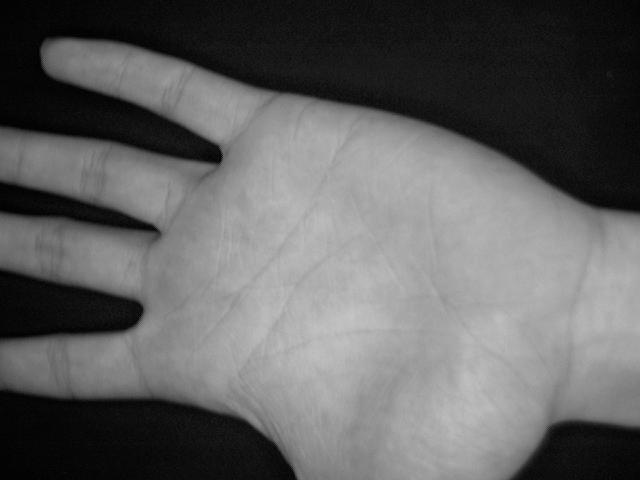
#> input picture palms_data_10/0001/0001_m_l_01.jpg, 640 x 480 px; its folder holds only this picture in this run
$ python -i functions.py   (imports and definitions only)
#> lines starting #> are read from the running program, lines starting #| are printed output that depends on the picture; after the words box and inside, x2 and y2 are one past the last pixel; in counts of white or black regions, pixels touching at a corner belong together
#> further down, picture is the input picture: shape (480, 640); min 0, max 197, mean 97.8
import os
import numpy as np
import matplotlib.pyplot as plt
import matplotlib.patches as mpatches
import math

import skimage.data
import skimage.segmentation as seg
from skimage import filters, transform
from skimage import exposure, io, feature, measure
from skimage.feature import canny, local_binary_pattern, corner_harris, corner_peaks, corner_subpix
from skimage.transform import rescale, resize
from skimage.util import img_as_ubyte
from skimage.measure import find_contours
from scipy import ndimage as ndi


def importCollection(collection):
    img_list = io.ImageCollection('./palms_data/' + collection + '/*.jpg')
    return img_list


# [29 lines left out: functions find_corners, find_landmarks_v2, not called in this run]


def get_roi_and_lbp_v2(image):
    pass


def find_edges_and_contours(image):
    mask = image > 50
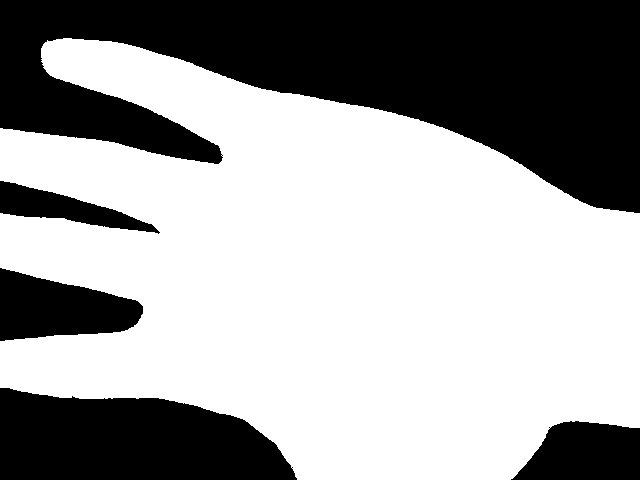
#> mask: shape (480, 640) bool; 62% white; 5 black regions, box (x1, y1, x2, y2) and area: (0, 0, 640, 213) 79097, (0, 388, 297, 480) 21358, (0, 268, 143, 341) 7021, (511, 421, 640, 480) 5895, (0, 181, 160, 234) 3392
    edges = feature.canny(mask)
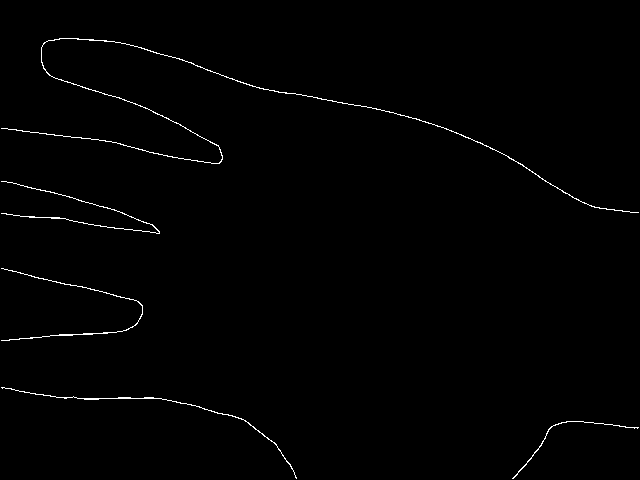
#> edges: shape (480, 640) bool; 0.81% white in thin lines or dots
    contours = measure.find_contours(edges, 0.8, fully_connected='high')
#> contours = 5 point arrays, longest 2671 points

    return contours


def find_landmarks(contours):
    max_point = np.array([])
    max_points = []
    for contour in contours:
        if len(contour) < 700:
            max_mean = 0
            for p in contour:
                if p.mean() > max_mean:
                    max_point = p
            max_points.append(max_point)

    # Landmarks
    max_points = [max_points[0], max_points[-1]]
    landmark_1 = np.array(max_points[0])
    landmark_2 = np.array(max_points[1])

    return landmark_1, landmark_2


# [14 lines left out: functions get_lbp, hist, not called in this run]


def get_roi_and_lbp(image):
    try:
        contours = find_edges_and_contours(image)
#> contours = 5 point arrays, longest 2671 points

        # Find longest contour
        max_length = 0
        for contour in contours:
            if len(contour) > max_length:
                max_length = len(contour)
                longest_contour = contour
#> this loop made 5 passes
#> max_length on pass 1: 2671
#> after the loop, longest_contour = 2671 pairs, first value 37.8 to 212.2, second value 0.8 to 638.2; max_length = 2671

        longest_contour_min_y = image.shape[0]
#> longest_contour_min_y = 480
        longest_contour_max_y = 0

        # Rotate image if its horizontal
        for point in longest_contour:
            if point[0] < longest_contour_min_y:
                longest_contour_min_y = point[0]
            if point[0] > longest_contour_max_y:
                longest_contour_max_y = point[0]
#> this loop made 2671 passes
#> (point, longest_contour_min_y, longest_contour_max_y) on pass 1: ([212.2, 638], 212.2, 212.2)
#> (point, longest_contour_min_y) on passes 10, 11, 19, 20, 28, 29: ([212, 629.8], 212), ([211.2, 629], 211.2), ([211, 621.8], 211), ([210.2, 621], 210.2), ([210, 613.8], 210), ([209.2, 613], 209.2)
#> after the loop, longest_contour_max_y = 212.2; longest_contour_min_y = 37.8

        if longest_contour_max_y - longest_contour_min_y < image.shape[0]:
            image = img_as_ubyte(transform.rotate(image, -80))
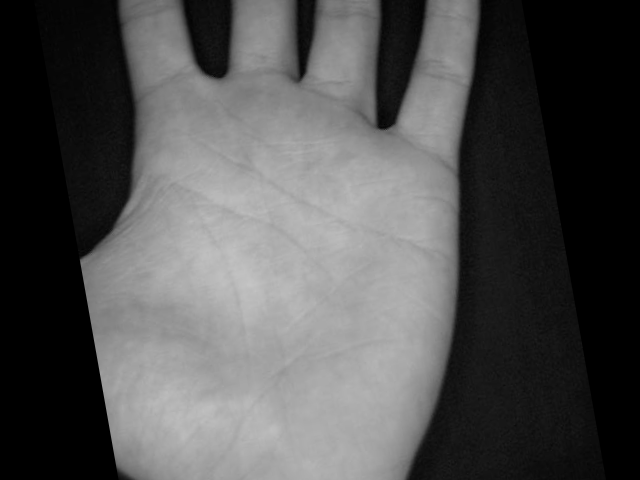
#> image: shape (480, 640); min 0, max 197, mean 81.5

        contours = find_edges_and_contours(image)
#> in find_edges_and_contours (call 2), `mask = image > 50`:
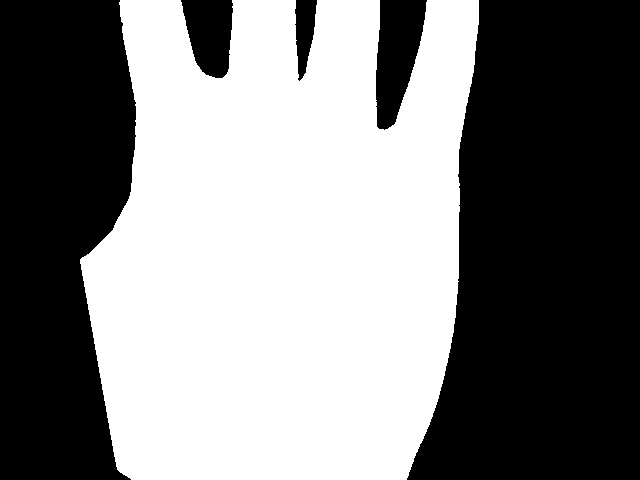
#> mask: shape (480, 640) bool; 50.5% white; 5 black regions, box (x1, y1, x2, y2) and area: (407, 0, 640, 480) 88909, (0, 0, 136, 480) 54344, (376, 0, 427, 130) 4497, (181, 0, 233, 78) 3066, (295, 0, 317, 81) 1172
#> in find_edges_and_contours (call 2), `edges = feature.canny(mask)`:
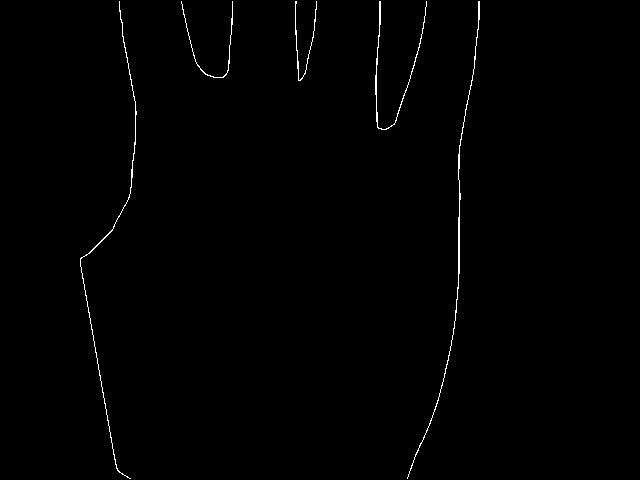
#> edges: shape (480, 640) bool; 0.63% white in thin lines or dots, all inside (x1, y1, x2, y2) = (80, 1, 480, 479)
#> in find_edges_and_contours (call 2), `contours = measure.find_contours(edges, 0.8, fully_connected='high')`: contours = 5 point arrays, longest 1203 points
#> contours = 5 point arrays, longest 1203 points

        # palm not good, exit
        if len(contours) < 5:
            return

        landmark_1, landmark_2 = find_landmarks(contours)
#> the loop in find_landmarks, `for contour in contours:` made 5 passes
#> after the loop in find_landmarks, `for contour in contours:`: max_points = [[77.2, 223], [80.2, 300], [129.2, 386]]
#> in find_landmarks, `max_points = [max_points[0], max_points[-1]]`: max_points = [[77.2, 223], [129.2, 386]]
#> in find_landmarks, `landmark_1 = np.array(max_points[0])`: landmark_1 = [77.2, 223]
#> in find_landmarks, `landmark_2 = np.array(max_points[1])`: landmark_2 = [129.2, 386]
#> landmark_1 = [77.2, 223]; landmark_2 = [129.2, 386]

        landmark_distance = math.hypot(
            landmark_2[1] - landmark_1[1], landmark_2[0] - landmark_1[0])
#> landmark_distance = 171.1

        # palm not good, exit
        if landmark_distance < 150 or landmark_distance > 220:
            return

        distance_from_fingers = landmark_distance / 5
#> distance_from_fingers = 34.22

        # Points slightly under landmark line, start of ROI
        top_left_point = np.array(
            [landmark_1[0] - distance_from_fingers, landmark_1[1]])
#> top_left_point = [42.98, 223]
        top_right_point = np.array(
            [landmark_2[0] - distance_from_fingers, landmark_2[1]])
#> top_right_point = [94.98, 386]

        if top_left_point[0] < landmark_1[0]:
            top_left_point = np.array(
                [landmark_1[0] + distance_from_fingers, landmark_1[1]])
#> top_left_point = [111.4, 223]
            top_right_point = np.array(
                [landmark_2[0] + distance_from_fingers, landmark_2[1]])
#> top_right_point = [163.4, 386]

        # Bottom points, end of ROI
        dx = top_left_point[1] - top_right_point[1]
#> dx = -163
        dy = top_left_point[0] - top_right_point[0]
#> dy = -52
        dx /= landmark_distance
#> dx = -0.953
        dy /= landmark_distance
#> dy = -0.304
        x3 = top_left_point[1] + (landmark_distance) * dy
#> x3 = 171
        y3 = top_left_point[0] - (landmark_distance) * dx
#> y3 = 274.4
        x4 = top_right_point[1] + (landmark_distance) * dy
#> x4 = 334
        y4 = top_right_point[0] - (landmark_distance) * dx
#> y4 = 326.4

        bottom_left_point = np.array([y3, x3])
#> bottom_left_point = [274.4, 171]
        bottom_right_point = np.array([y4, x4])
#> bottom_right_point = [326.4, 334]

        # Crop image to 128, 128. Region of interest
        miny = int(top_left_point[0])
#> miny = 111
        maxy = int(bottom_right_point[0])
#> maxy = 326
        minx = int(bottom_left_point[1])
#> minx = 171
        maxx = int(top_right_point[1])
#> maxx = 386

        roi = transform.resize(image[miny:maxy, minx:maxx], (128, 128))
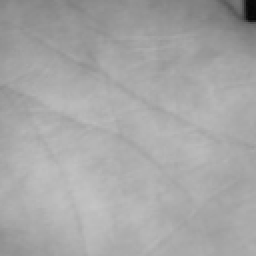
#> roi: shape (128, 128) float64 (shown 2 times larger); min 0.0236, max 0.772, mean 0.653
        roi = img_as_ubyte(roi)

        # Local Binary Pattern
        radius = 1
        n_points = 8 * radius

        lbp = feature.local_binary_pattern(
            roi, n_points, radius, method='default')
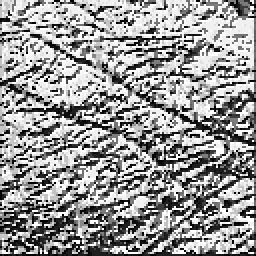
#> lbp: shape (128, 128) float64 (shown 2 times larger); min 0, max 255, mean 151.3

        return lbp
    except:
        return

# [4 lines left out: function display_scores, not called in this run]

>>> import cv2
>>> picture = cv2.imread('palms_data_10/0001/0001_m_l_01.jpg', cv2.IMREAD_GRAYSCALE)
>>> result = get_roi_and_lbp(picture)

$ run again, on palms_data_10/0001/0001_m_l_02.jpg
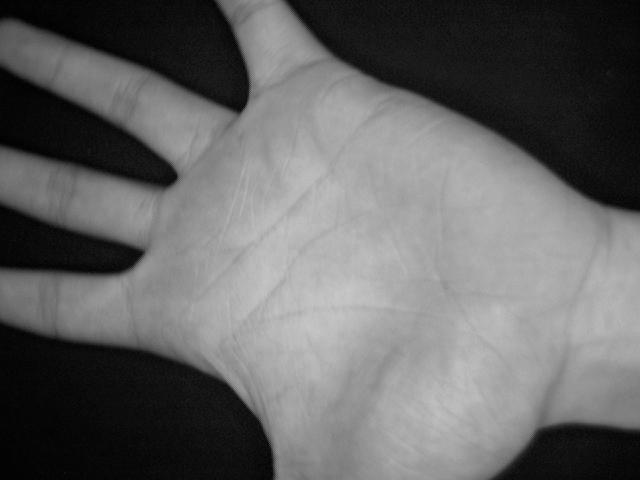
#> input picture palms_data_10/0001/0001_m_l_02.jpg, 640 x 480 px
#> picture is the input picture: shape (480, 640); min 0, max 200, mean 101.2
#> in find_edges_and_contours, `mask = image > 50`:
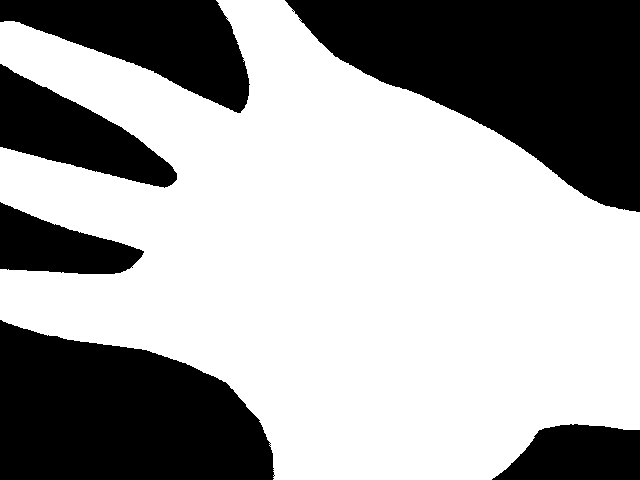
#> mask: shape (480, 640) bool; 63.3% white; 6 black regions, box (x1, y1, x2, y2) and area: (285, 0, 640, 212) 42502, (0, 320, 275, 480) 33090, (0, 0, 250, 113) 14693, (0, 64, 177, 188) 10056, (492, 424, 640, 480) 6360, (0, 202, 144, 274) 6125
#> edges: shape (480, 640) bool; 0.76% white in thin lines or dots
#> in find_edges_and_contours, `contours = measure.find_contours(edges, 0.8, fully_connected='high')`: contours = 6 point arrays, longest 1131 points
#> the loop in get_roi_and_lbp, `for contour in contours:` made 6 passes
#> max_length on passes 1 to 2: 973, 1131
#> after the loop in get_roi_and_lbp, `for contour in contours:`: longest_contour = 1131 pairs, first value 0.8 to 211.2, second value 284.8 to 638.2; max_length = 1131
#> the loop in get_roi_and_lbp, `for point in longest_contour:` made 1131 passes
#> (point, longest_contour_min_y, longest_contour_max_y) on pass 1: ([211.2, 638], 211.2, 211.2)
#> after the loop in get_roi_and_lbp, `for point in longest_contour:`: longest_contour_max_y = 211.2; longest_contour_min_y = 0.8
#> mask: shape (480, 640) bool; 51.9% white; 4 black regions, box (x1, y1, x2, y2) and area: (416, 0, 640, 480) 79072, (0, 0, 181, 480) 63029, (344, 0, 405, 89) 3450, (244, 0, 286, 69) 2134
#> in find_edges_and_contours (call 2), `edges = feature.canny(mask)`:
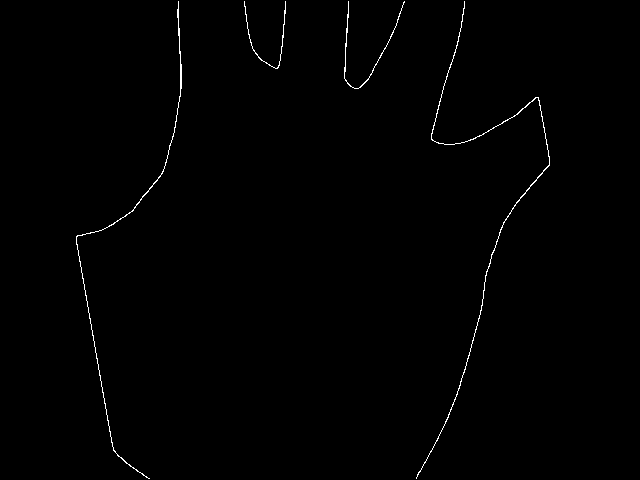
#> edges: shape (480, 640) bool; 0.58% white in thin lines or dots, all inside (x1, y1, x2, y2) = (76, 1, 550, 479)
#> in find_edges_and_contours (call 2), `contours = measure.find_contours(edges, 0.8, fully_connected='high')`: contours = 4 point arrays, longest 1715 points

$ run again, on palms_data_10/0001/0001_m_l_03.jpg
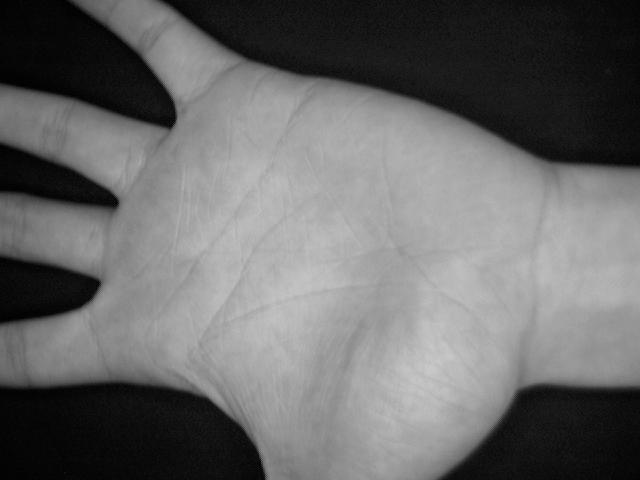
#> input picture palms_data_10/0001/0001_m_l_03.jpg, 640 x 480 px
#> picture is the input picture: shape (480, 640); min 0, max 202, mean 105.1
#> in find_edges_and_contours, `mask = image > 50`:
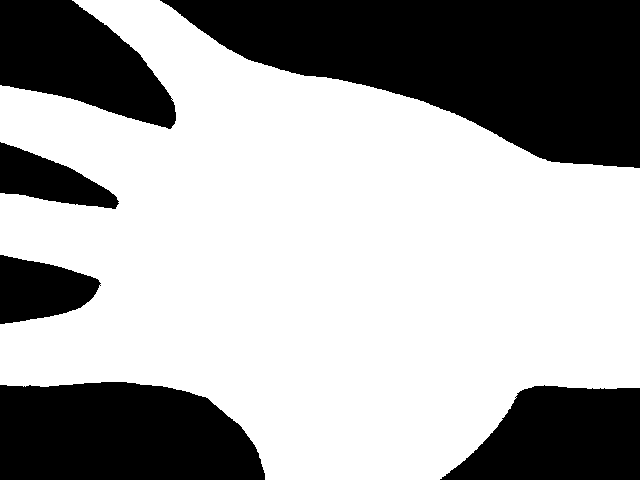
#> mask: shape (480, 640) bool; 64.9% white; 6 black regions, box (x1, y1, x2, y2) and area: (160, 0, 640, 168) 48190, (0, 382, 265, 480) 22559, (440, 385, 640, 480) 14061, (0, 0, 176, 129) 13917, (0, 255, 101, 324) 4805, (0, 142, 119, 209) 4189
#> edges: shape (480, 640) bool; 0.71% white in thin lines or dots
#> in find_edges_and_contours, `contours = measure.find_contours(edges, 0.8, fully_connected='high')`: contours = 6 point arrays, longest 1291 points
#> the loop in get_roi_and_lbp, `for contour in contours:` made 6 passes
#> max_length on passes 1 to 2: 897, 1291
#> after the loop in get_roi_and_lbp, `for contour in contours:`: longest_contour = 1291 pairs, first value 0.8 to 167.2, second value 160.8 to 638.2; max_length = 1291
#> the loop in get_roi_and_lbp, `for point in longest_contour:` made 1291 passes
#> (point, longest_contour_min_y, longest_contour_max_y) on pass 1: ([167.2, 638], 167.2, 167.2)
#> after the loop in get_roi_and_lbp, `for point in longest_contour:`: longest_contour_max_y = 167.2; longest_contour_min_y = 0.8
#> mask: shape (480, 640) bool; 53.9% white; 5 black regions, box (x1, y1, x2, y2) and area: (437, 0, 640, 480) 76752, (0, 0, 214, 480) 59072, (403, 0, 489, 77) 4174, (203, 0, 247, 32) 947, (313, 0, 340, 35) 671
#> edges: shape (480, 640) bool; 0.53% white in thin lines or dots, all inside (x1, y1, x2, y2) = (74, 1, 528, 479)
#> in get_roi_and_lbp, `contours = find_edges_and_contours(image)`: contours = 5 point arrays, longest 1423 points
#> the loop in find_landmarks, `for contour in contours:` made 5 passes
#> after the loop in find_landmarks, `for contour in contours:`: max_points = [[31.2, 239], [34.2, 324], [76.2, 419]]
#> in find_landmarks, `max_points = [max_points[0], max_points[-1]]`: max_points = [[31.2, 239], [76.2, 419]]
#> in find_landmarks, `landmark_1 = np.array(max_points[0])`: landmark_1 = [31.2, 239]
#> in find_landmarks, `landmark_2 = np.array(max_points[1])`: landmark_2 = [76.2, 419]
#> in get_roi_and_lbp, `landmark_1, landmark_2 = find_landmarks(contours)`: landmark_1 = [31.2, 239]; landmark_2 = [76.2, 419]
#> landmark_distance = 185.5
#> distance_from_fingers = 37.11
#> in get_roi_and_lbp, `top_left_point = np.array( [landmark_1[0] - distance_from_fingers, lan..`: top_left_point = [-5.91, 239]
#> in get_roi_and_lbp, `top_right_point = np.array( [landmark_2[0] - distance_from_fingers, la..`: top_right_point = [39.09, 419]
#> in get_roi_and_lbp, `top_left_point = np.array( [landmark_1[0] + distance_from_fingers, lan..`: top_left_point = [68.31, 239]
#> in get_roi_and_lbp, `top_right_point = np.array( [landmark_2[0] + distance_from_fingers, la..`: top_right_point = [113.3, 419]
#> in get_roi_and_lbp, `dx = top_left_point[1] - top_right_point[1]`: dx = -180
#> in get_roi_and_lbp, `dy = top_left_point[0] - top_right_point[0]`: dy = -45
#> in get_roi_and_lbp, `dx /= landmark_distance`: dx = -0.97
#> in get_roi_and_lbp, `dy /= landmark_distance`: dy = -0.243
#> x3 = 194
#> y3 = 248.3
#> x4 = 374
#> y4 = 293.3
#> bottom_left_point = [248.3, 194]
#> bottom_right_point = [293.3, 374]
#> miny = 68
#> maxy = 293
#> minx = 194
#> maxx = 419
#> in get_roi_and_lbp, `lbp = feature.local_binary_pattern( roi, n_points, radius, method='def..`:
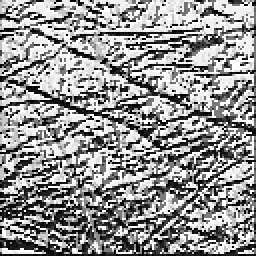
#> lbp: shape (128, 128) float64 (shown 2 times larger); min 0, max 255, mean 146.8
